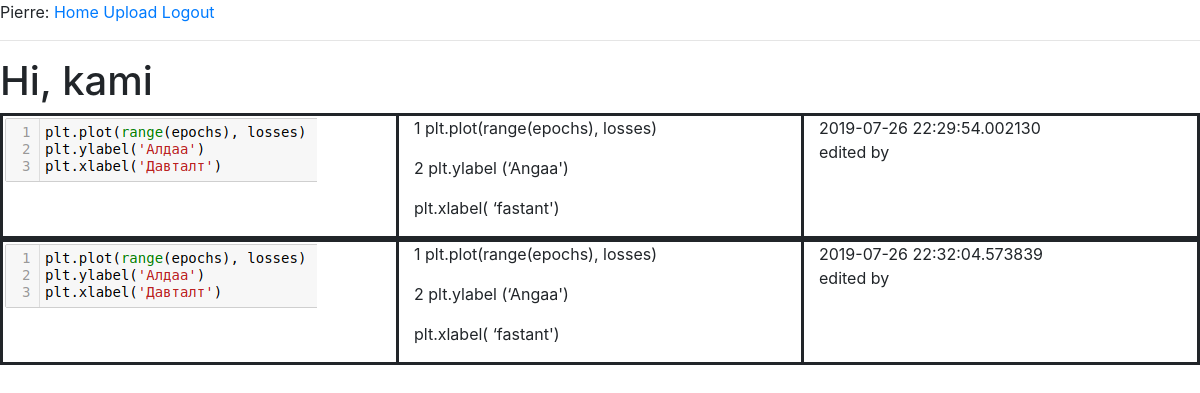
The page /index (signed in) on the database as committed earlier.
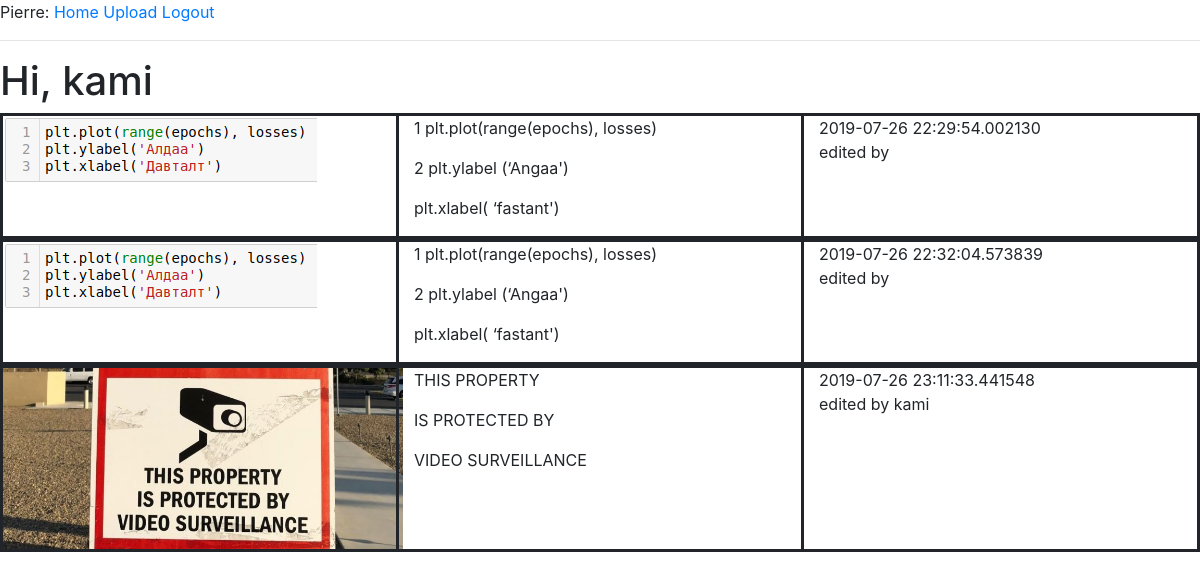
The same page on the database as committed later.
### app/models.py (models this page shows, shortened)
class User(UserMixin, db.Model):
    id = db.Column(db.Integer, primary_key = True)
    username = db.Column(db.String(64), index = True, unique = True)
    email = db.Column(db.String(120), index = True, unique = True)
    password_hash = db.Column(db.String(128))
    posts = db.relationship('Posts', backref='author', lazy='dynamic')

class Posts(db.Model):
    id = db.Column(db.Integer, primary_key = True)
    body = db.Column(db.String(140), nullable = False, default = '')
    image_file = db.Column(db.String(20), nullable = False)
    timestamp = db.Column(db.DateTime, index = True, default = datetime.utcnow)
    user_id = db.Column(db.Integer, db.ForeignKey('user.id'))

### app/routes.py (the view)
@app.route('/')
@app.route('/index')
@login_required
def index():
	return render_template('index.html', images=Posts.query.all(), title='Home')

### app/models.py (called while the page is built)
@login.user_loader
def load_user(id):
    return User.query.get(int(id))

### app/templates/index.html
{% extends "base.html" %}
{% block content %}
    <h1>Hi, {{ current_user.username }}</h1>
    {% if images %}
        {% for image in images %}
        <div style="border-style:solid">
            <div class="row">
                <div class="col-4">
                        <img src="{{image.image_file}}" style="max-width: 400px">
                    </div>
                    <div class="col-4" style="border-right-style: solid; border-left-style:solid">
                        {% for text in image.body.split('<br>') %}
                            <p> {{ text }} </p>
                        {% endfor %}
                        </div>
                    <div class="col-4">
                        {{ image.timestamp }}
                        <br> edited by
                        {{ image.author.username }}
                    </div>
                </div>
            </div>
        {% endfor %}
    {% endif %}
{% endblock %}

### app/templates/base.html (shortened to what this page needs)
<!DOCTYPE html>
<html lang="en">
<head>
    <link rel="stylesheet" href="https://stackpath.bootstrapcdn.com/bootstrap/4.3.1/css/bootstrap.min.css"
>
</head>
<body>
    <nav>
        Pierre:
        <a href="{{ url_for('index') }}">Home</a>
        {% if current_user.is_anonymous %}
        <a href="{{ url_for('login') }}">Login</a>
        {% else %}
        <a href="{{ url_for('upload') }}">Upload</a>
        <a href="{{ url_for('logout') }}">Logout</a>
        {% endif %}
        <hr>
    </nav>
    {% block content %}{% endblock %}
</body>
</html>

Rows that differ between the two databases and show on the page:
added Posts: image_file (picture), text "THIS PROPERTY" "IS PROTECTED BY" "VIDEO SURVEILLANCE", timestamp "2019-07-26 23:11:33.441548", author.username "kami"
